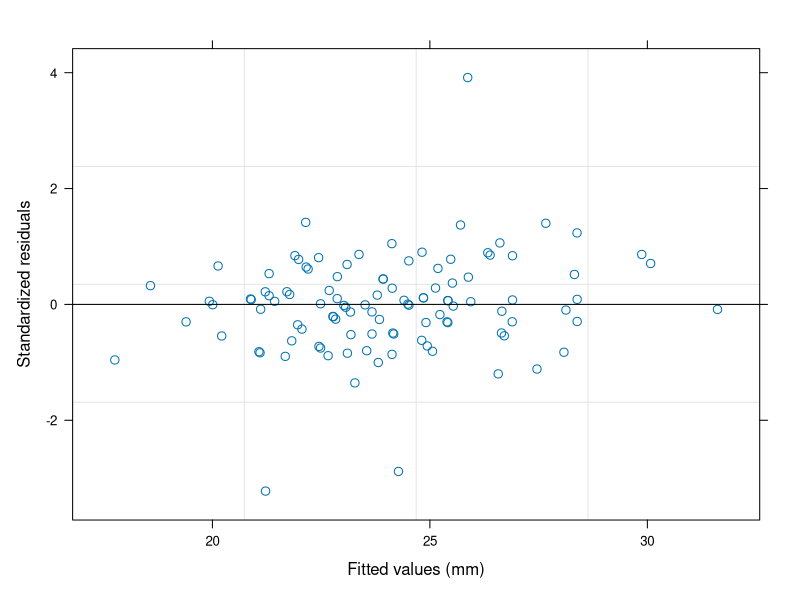
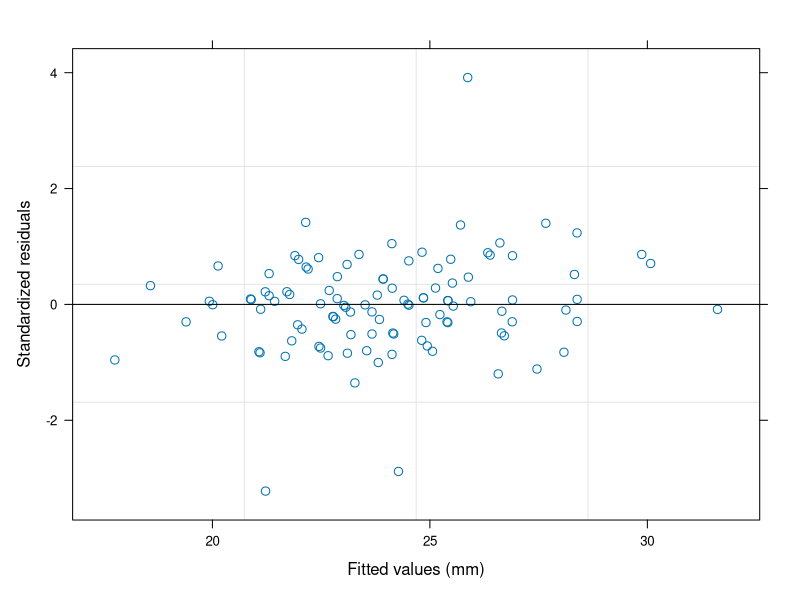
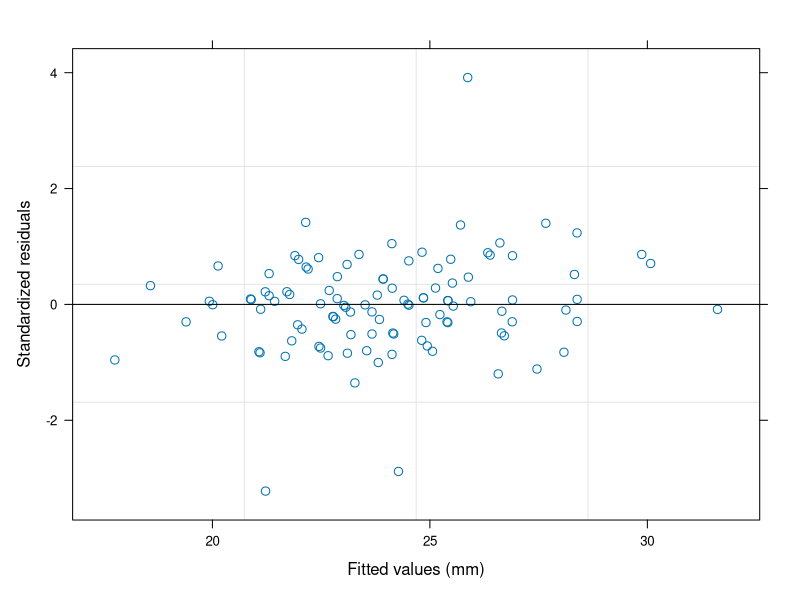
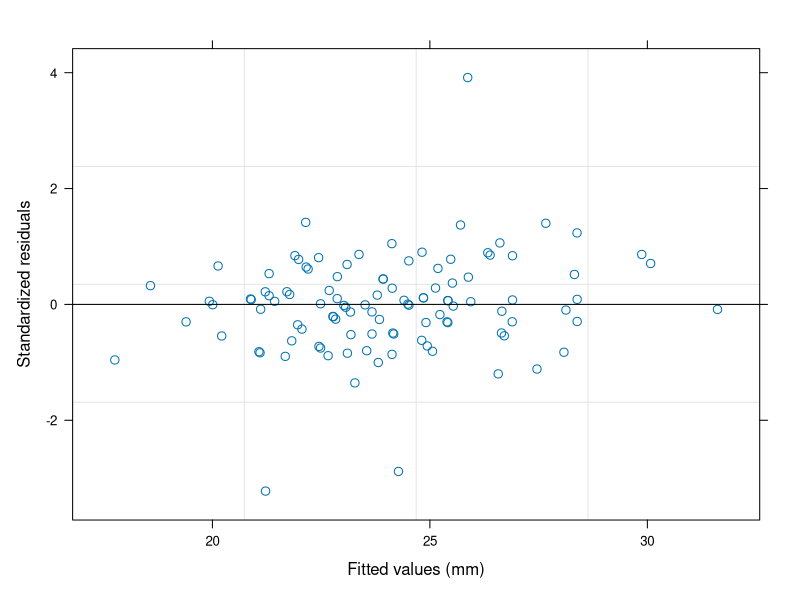
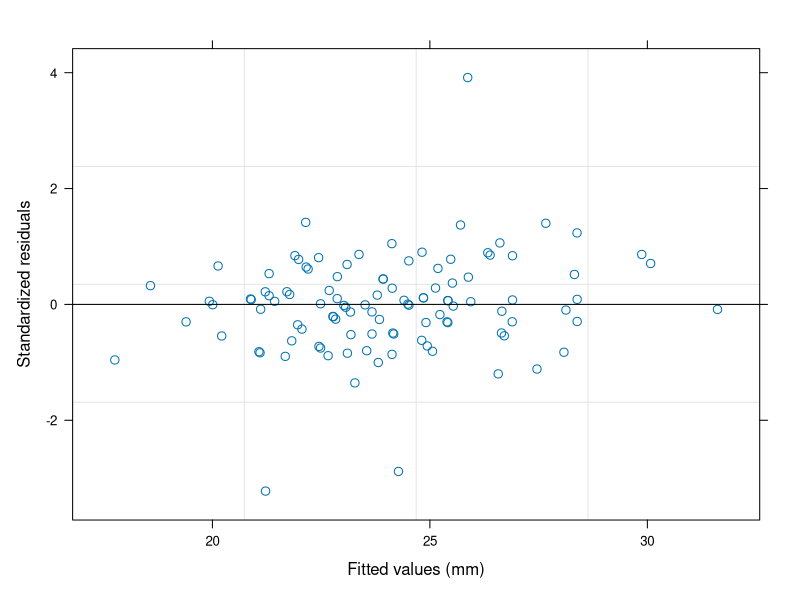
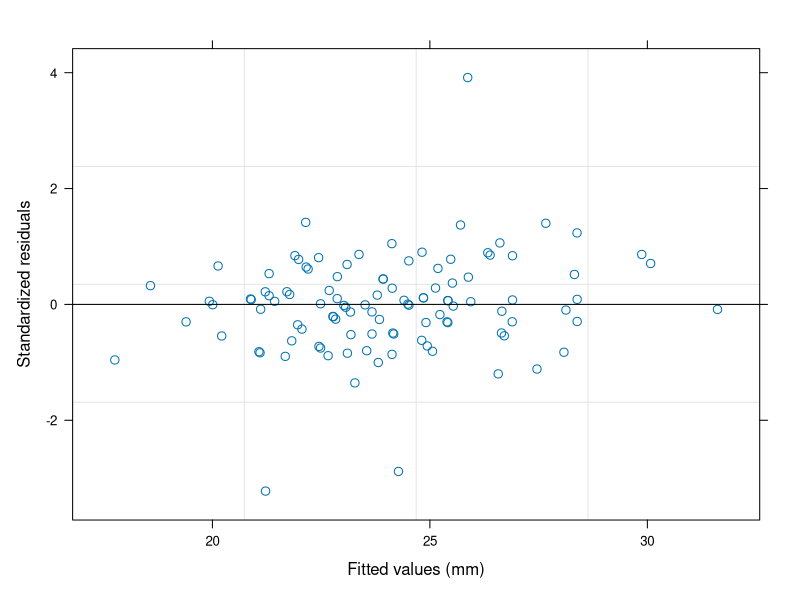
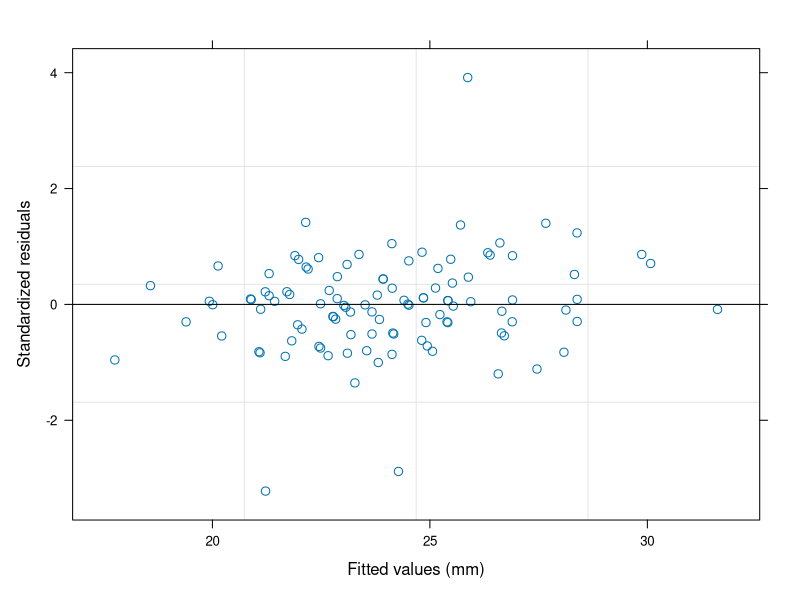
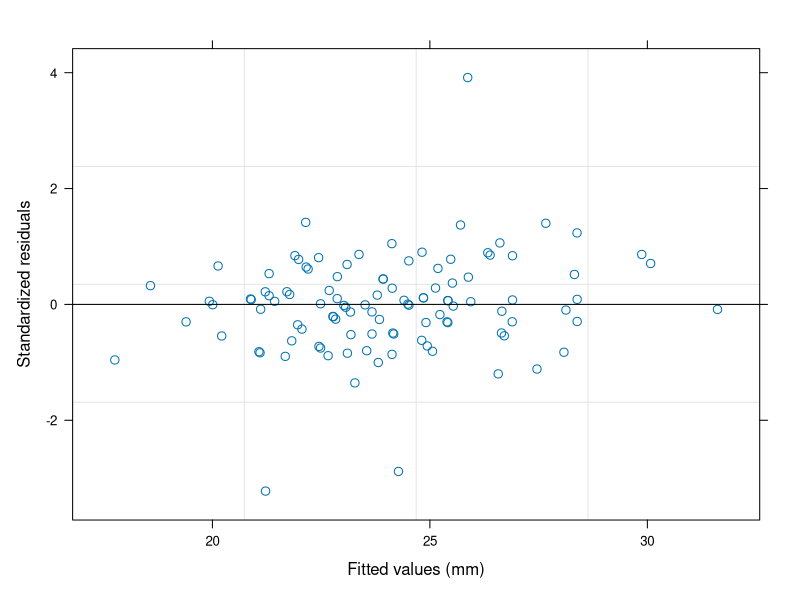

Reproduce these figures in R, in order.
.libPaths(c(path.expand("~/R/library"), .libPaths()))
suppressPackageStartupMessages({library(nlme); library(lattice)})

# Run from packages/nlme. The plotted values are read from the trellis object
# (panel.args) and from the plot.nls frame that holds abline, id and idLabels.
fit <- lme(distance ~ age, data = Orthodont, control = lmeControl(apVar = FALSE))

plotted <- function(p) {
  pa <- p$panel.args[[1]]
  frame <- environment(p$panel)
  list(
    x = as.numeric(pa$x),
    y = as.numeric(pa$y),
    panels = length(p$panel.args),
    abline = as.numeric(get("abl", frame)),
    id = get("id", frame),
    idLabels = get("idLabels", frame),
    xlab = p$xlab,
    ylab = p$ylab
  )
}

pdf(NULL)
default <- plotted(plot(fit))
labelled <- plotted(plot(fit, id = 0.05))
id_index <- which(labelled$id)
id_labels <- as.character(labelled$idLabels[id_index])

one <- function() print(plot(fit))
one()
elapsed <- numeric(20)
for (i in seq_len(20)) {
  t0 <- as.numeric(Sys.time())
  one()
  elapsed[[i]] <- as.numeric(Sys.time()) - t0
}
invisible(dev.off())

svg("docs/output/plot.lme-r.svg", width = 7, height = 7)
print(plot(fit))
invisible(dev.off())
svg("docs/output/plot.lme-id-r.svg", width = 7, height = 7)
print(plot(fit, id = 0.05))
invisible(dev.off())

# The fitted values and Pearson residuals the object path reads, in row order.
fitted_values <- as.numeric(fitted(fit))
pearson <- as.numeric(resid(fit, type = "pearson"))
group_names <- as.character(getGroups(fit))

value <- c(default$x, default$y, default$abline)
value_id <- as.numeric(id_index)
cat(sprintf(
  "{\"value\":[%s],\"value_id\":[%s],\"id_labels\":[%s],\"labels\":{\"xlab\":\"%s\",\"ylab\":\"%s\"},\"panels\":%d,\"median_ms\":%.17g}\n",
  paste(sprintf("%.17g", value), collapse = ","),
  paste(sprintf("%.17g", value_id), collapse = ","),
  paste(sprintf("\"%s\"", id_labels), collapse = ","),
  default$xlab,
  default$ylab,
  default$panels,
  median(elapsed) * 1000
))
cat(sprintf(
  "{\"fitted\":[%s],\"pearson\":[%s],\"group\":[%s]}\n",
  paste(sprintf("%.17g", fitted_values), collapse = ","),
  paste(sprintf("%.17g", pearson), collapse = ","),
  paste(sprintf("\"%s\"", group_names), collapse = ",")
))
